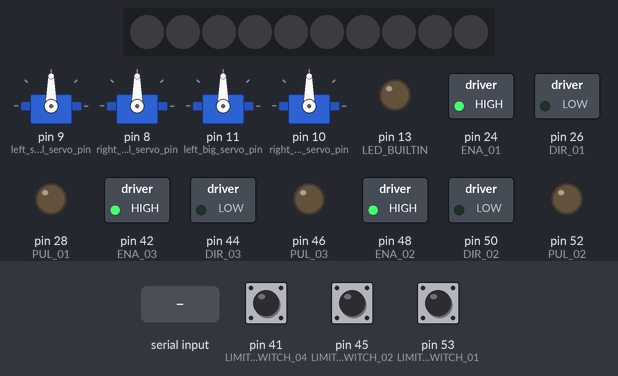
Recording of a sketch running on a simulated Arduino Mega 2560, built with avr-gcc and run on an emulated ATmega2560. On the bench: 4 × servo, 10 RGB LEDs in strip order, left to right, switched loads named in the sketch (green lamp = pin HIGH), output pins drawn as LEDs (lit = HIGH). The inputs (shaded band) are chosen by the test bench; at power-on: pin 45 (LIMIT_SWITCH_02) HIGH, pin 41 (LIMIT_SWITCH_04) HIGH, pin 53 (LIMIT_SWITCH_01) HIGH.

Above: at 1.2 s.
1.3 s: "A" received over the second serial link
At 2.8 s:
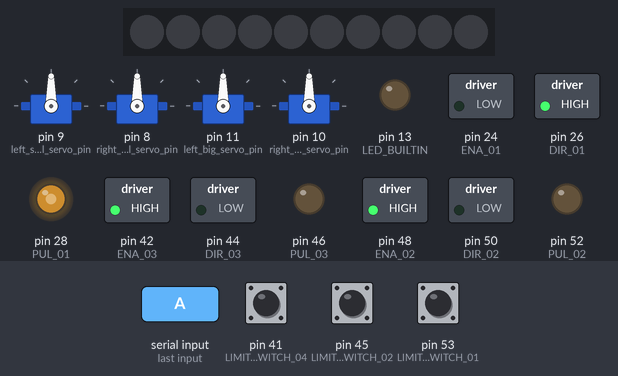
4.3 s: pin 45 (LIMIT_SWITCH_02) pulled LOW for 0.15 s
At 5.5 s:
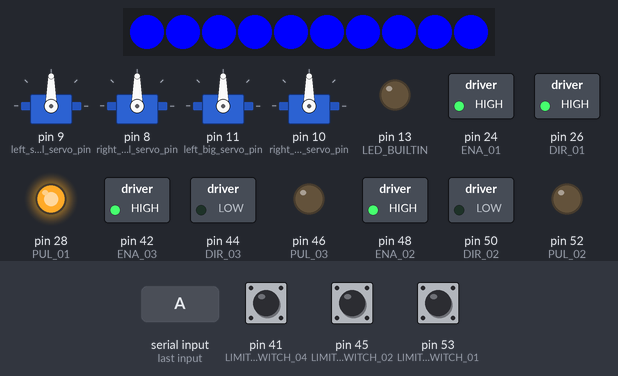
5.9 s: "B" received over the second serial link
At 7.5 s:
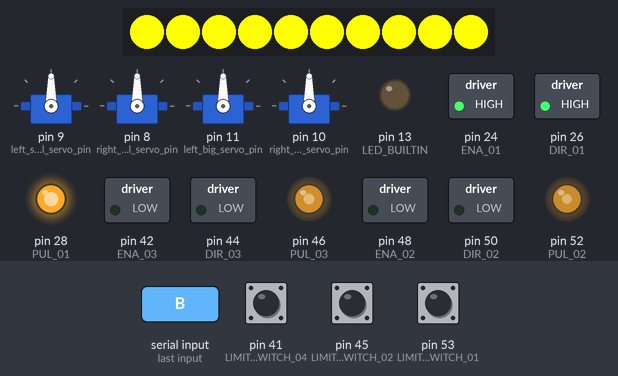
8.9 s: pin 41 (LIMIT_SWITCH_04) pulled LOW for 0.15 s
At 9.3 s:
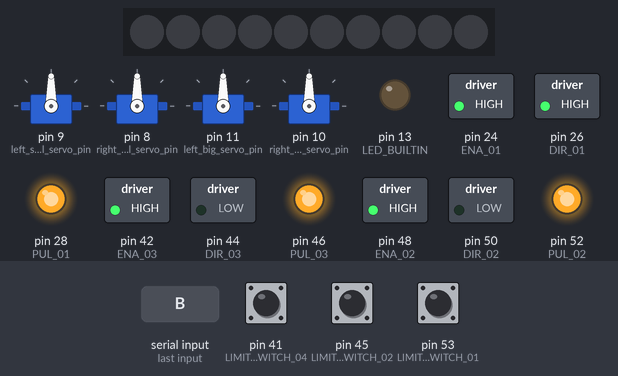
10.5 s: "C" received over the second serial link
At 12.7 s:
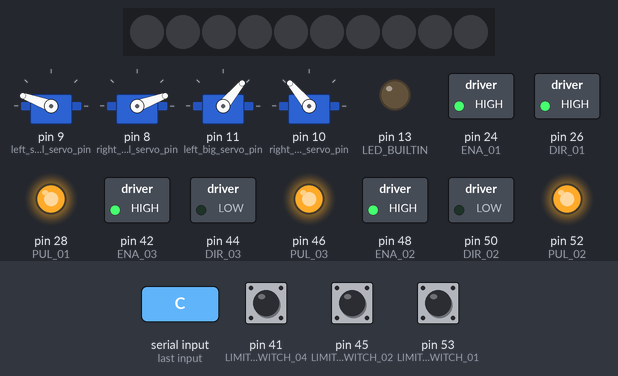
13.5 s: "D" received over the second serial link
At 16.3 s:
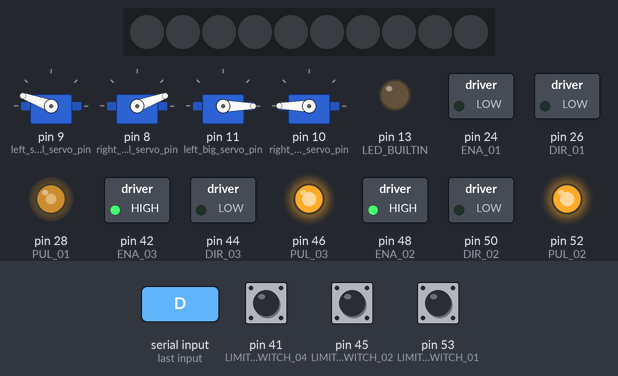
Timing chart, 0 to 17.5 s (numbered marks = the images above; inputs shaded):
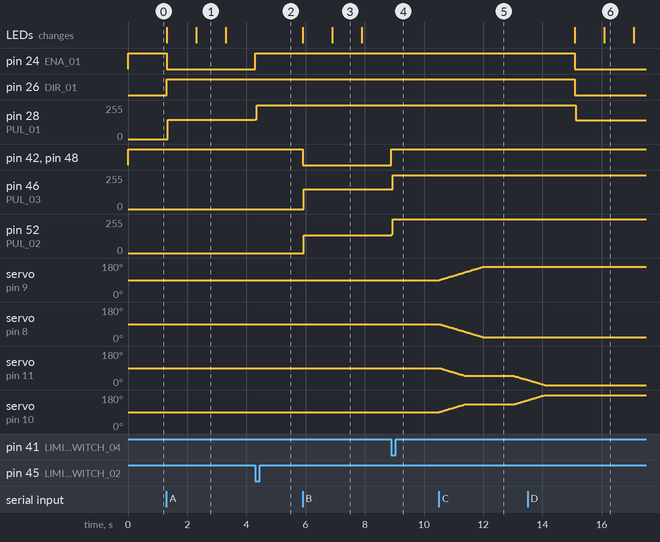

Measured:
- after the input at 1.3 s, pin 24 (ENA_01): HIGH → LOW at once; pin 26 (DIR_01): LOW → HIGH at once; pin 28 (PUL_01): 0/255 → 143/255 at once; the LEDs: first change at once (image 1 shows a later state)
- after the input at 4.3 s, pin 24 (ENA_01): LOW → HIGH at once; pin 28 (PUL_01): 143/255 → 255/255 at once
- after the input at 5.9 s, pin 42 (ENA_03), pin 48 (ENA_02): HIGH → LOW at once; pin 46 (PUL_03): 0/255 → 148/255 at once; pin 52 (PUL_02): 0/255 → 133/255 at once; the LEDs: first change at once (image 3 shows a later state)
- after the input at 8.9 s, pin 42 (ENA_03), pin 48 (ENA_02): LOW → HIGH at once; pin 46 (PUL_03): 148/255 → 255/255 at once; pin 52 (PUL_02): 133/255 → 255/255 at once
- after the input at 10.5 s, servo on pin 9 (left_small_servo_pin): moves from 90° to 160° over 1.5 s, starting at once; servo on pin 8 (right_small_servo_pin): moves from 90° to 20° over 1.5 s, starting at once
- after the input at 13.5 s, pin 24 (ENA_01), pin 26 (DIR_01): HIGH → LOW after 1.6 s; pin 28 (PUL_01): 255/255 → 142/255 after 1.6 s; the LEDs: first change after 1.6 s (image 6 shows a later state)
- what the display in image 1 shows lasts 1.0 s, from 2.3 s to 3.3 s

The sketch:

TARS-Arduino-Systems.ino
```cpp
/**
The stepper motor rotates 6400 steps (a cycle), and reverses 6400 steps (a cycle).
步距角为1.8度的步进电机（小电机），转一圈所用的脉冲数为 n=360/1.8=200个脉冲。
Setup:
we'll use a bipolar stepper motor, 1.8 step angle, 1.7A
-Set current: 1.7A
-Set Micro Step: 32
-Connect a 9-42V DC power supply
Tips:
-When “EN” is Low, the motor is in a free states (Off-line mode). In this mode, you can adjust the motor shaft position manually; when “EN” is High (Vacant), the motor will be in an automatic control mode.
-"Direction" is the motor direction signal pin,
-"PULSE" is the motor pulse signal pin. Once the driver get a pulse, the motor move a step.
**/
#include "FastLED.h"
#include <VarSpeedServo.h>


//Unloading Part Stepper Motor 01
#define PUL_01 28
#define DIR_01 26
#define ENA_01 24
#define LIMIT_SWITCH_01 53  //front limit switch
#define LIMIT_SWITCH_02 45  //back limit switch

//Sliding Part Stepper Motor 02(left)+03(right)
#define PUL_02 52
#define DIR_02 50
#define ENA_02 48
#define PUL_03 46
#define DIR_03 44
#define ENA_03 42
#define LIMIT_SWITCH_03 43  //bottom limit switch
#define LIMIT_SWITCH_04 41  //top limit switch

//Lid Opening Part
//Create servo objects
VarSpeedServo myservo_left_small;//left small servo
VarSpeedServo myservo_right_small;//right small servo
VarSpeedServo myservo_left_big;//left big servo
VarSpeedServo myservo_right_big;//right big servo
int servo_speed = 30;
int left_small_servo_pin = 9;
int right_small_servo_pin = 8;
int left_big_servo_pin = 11;
int right_big_servo_pin = 10;

//LED Strip
#define NUM_LEDS 10
#define LED_STRIP_PIN 40
//Stepper Motor 02
/*
const int ENA_02=5; //define Enable Pin
const int DIR_02=6; //define Direction pin
const int PUL_02=7; //define Pulse pin
*/
//Stop Buttons
//const int BUTTON_01=8; //define Button pin
//const int BUTTON_02=9; //define Button pin
const int rev   = 5;     //revolutions of stepper motor
int step_counts = 0;
int microstep   = 6400; // default:6400
int stop_flag   = 0;
int steps       = 0;    //home position of stepper motors
long previousMillis = 0;//will store last time LED was updated
long interval = 1000;   //interval at which to blink (milliseconds)
int ledState = LOW;     //ledState used to set the LED

CRGB leds[NUM_LEDS];

//class LED_Flashing:
//To Be Continued...

//Lid Opening Part
void servo_init_position(){
  myservo_left_small.write(90, servo_speed);
  myservo_right_small.write(90, servo_speed);
  myservo_left_big.write(90, servo_speed);
  myservo_right_big.write(90, servo_speed);
}
void servo_wait(){
  myservo_left_small.wait();
  myservo_right_small.wait();
  myservo_left_big.wait();
  myservo_right_big.wait();
}
//Lid Opening Part

void setup() {
  Serial3.begin(9600);
  pinMode(LED_BUILTIN, OUTPUT);
  //Unloading Part
  pinMode(LIMIT_SWITCH_01, INPUT_PULLUP);
  pinMode(LIMIT_SWITCH_02, INPUT_PULLUP);
  pinMode(PUL_01, OUTPUT);
  pinMode(DIR_01, OUTPUT);
  pinMode(ENA_01, OUTPUT);

  //Sliding Part
  pinMode(LIMIT_SWITCH_03, INPUT_PULLUP);
  pinMode(LIMIT_SWITCH_04, INPUT_PULLUP);
  pinMode(PUL_02, OUTPUT);//left
  pinMode(DIR_02, OUTPUT);
  pinMode(ENA_02, OUTPUT);
  pinMode(PUL_03, OUTPUT);//right
  pinMode(DIR_03, OUTPUT);
  pinMode(ENA_03, OUTPUT);

  //Lid Opening Part
  myservo_left_small.attach(left_small_servo_pin);
  myservo_right_small.attach(right_small_servo_pin);
  myservo_left_big.attach(left_big_servo_pin);
  myservo_right_big.attach(right_big_servo_pin);

  //FastLED.addLeds<WS2812, LED_STRIP_PIN, GRB>(leds, NUM_LEDS);
  FastLED.addLeds<NEOPIXEL, LED_STRIP_PIN>(leds, NUM_LEDS);

  //start homing procedure of stepper motors at startup
  //home_position();
  //sliding_down();
  //sliding_up();
  ENA_Disabled();
  //steps = 0;
}

void loop() {
    ENA_Disabled();
    // if there's any serial available, read it:
    while(Serial3.available() > 0){
      char inByte(Serial3.read());
        Serial3.println(inByte);
        switch(inByte){
        case 'A':
        unloading_start();
        break;

        case 'B':
        sliding_up();
        ENA_Disabled();
        break;

        case 'C':
        lid_opening();
        break;

        case 'D':
        home_position();
        break;

        case 'E':
        sliding_down();
        ENA_Disabled();
        break;

        case 'F':
        lid_closing();
        break;

        default:
        break;
      }
      }
}
void home_position(){
  while(digitalRead(LIMIT_SWITCH_01)){
  unsigned long currentMillis = millis();
  if(currentMillis - previousMillis > interval) {
    // save the last time you blinked the LED
    previousMillis = currentMillis;
    if(ledState == LOW){
      blue_light_on();
      ledState = HIGH;
      }
    else{
      lights_off();
      ledState = LOW;
      }
    }
    digitalWrite(DIR_01,LOW);// remember to change it back to LOW
    digitalWrite(ENA_01,LOW);
    digitalWrite(PUL_01,LOW);
    delayMicroseconds(50);
    digitalWrite(PUL_01,HIGH);
    delayMicroseconds(50);
    }
}
void unloading_start(){
  while(digitalRead(LIMIT_SWITCH_02)){
  unsigned long currentMillis = millis();
  if(currentMillis - previousMillis > interval) {
    // save the last time you blinked the LED
    previousMillis = currentMillis;
    if(ledState == LOW){
      blue_light_on();
      ledState = HIGH;
      }
    else{
      lights_off();
      ledState = LOW;
      }
    }
    digitalWrite(DIR_01,HIGH);
    digitalWrite(ENA_01,LOW);
    digitalWrite(PUL_01,LOW);
    delayMicroseconds(50);
    digitalWrite(PUL_01,HIGH);
    delayMicroseconds(50);
    }
}

void sliding_down(){
  while(digitalRead(LIMIT_SWITCH_03)){
    digitalWrite(DIR_02,HIGH);//left
    digitalWrite(ENA_02,LOW);
    digitalWrite(PUL_02,LOW);
    digitalWrite(DIR_03,HIGH);//right
    digitalWrite(ENA_03,LOW);
    digitalWrite(PUL_03,LOW);
    delayMicroseconds(50);
    digitalWrite(PUL_02,HIGH);
    digitalWrite(PUL_03,HIGH);
    delayMicroseconds(50);
    }
}

void sliding_up(){
  while(digitalRead(LIMIT_SWITCH_04)){
  unsigned long currentMillis = millis();
  if(currentMillis - previousMillis > interval) {
    // save the last time you blinked the LED
    previousMillis = currentMillis;
    if(ledState == LOW){
      yellow_light_on();
      ledState = HIGH;
      }
    else{
      lights_off();
      ledState = LOW;
      }
    }
    digitalWrite(DIR_02,LOW);//left
    digitalWrite(ENA_02,LOW);
    digitalWrite(PUL_02,LOW);
    digitalWrite(DIR_03,LOW);//right
    digitalWrite(ENA_03,LOW);
    digitalWrite(PUL_03,LOW);
    delayMicroseconds(50);
    digitalWrite(PUL_02,HIGH);//left
    digitalWrite(PUL_03,HIGH);//right
    delayMicroseconds(50);
    }
    /*
  while(!digitalRead(LIMIT_SWITCH_04)){
  unsigned long currentMillis = millis();
  if(currentMillis - previousMillis > interval) {
    // save the last time you blinked the LED
    previousMillis = currentMillis;
    if(ledState == LOW){
      yellow_light_on();
      ledState = HIGH;
      }
    else{
      lights_off();
      ledState = LOW;
      }
    }
    digitalWrite(DIR_02,HIGH);//left
    digitalWrite(ENA_02,LOW);
    digitalWrite(PUL_02,LOW);
    digitalWrite(DIR_03,HIGH);//right
    digitalWrite(ENA_03,LOW);
    digitalWrite(PUL_03,LOW);
    delayMicroseconds(50);
    digitalWrite(PUL_02,HIGH);
    digitalWrite(PUL_03,HIGH);
    delayMicroseconds(50);
    }*/
}

void lid_opening(){
  myservo_left_small.write(160, servo_speed);
  myservo_right_small.write(20, servo_speed);
  myservo_left_big.write(50, servo_speed);
  myservo_right_big.write(130, servo_speed);
  servo_wait();
  delay(1000);
  myservo_left_big.write(0, servo_speed);
  myservo_right_big.write(180, servo_speed);
  servo_wait();;
  delay(1000);
}

void lid_closing(){
  myservo_left_small.write(160, servo_speed);
  myservo_right_small.write(20, servo_speed);
  myservo_left_big.write(50, servo_speed);
  myservo_right_big.write(130, servo_speed);
  servo_wait();
  delay(1000);
  servo_init_position();
  servo_wait();
  delay(1000);
}
void ENA_Disabled(){
  digitalWrite(ENA_01,HIGH);
  digitalWrite(ENA_02,HIGH);
  digitalWrite(ENA_03,HIGH);
}

void stepper_motor_test(int PUL_PIN, int ENA_PIN,int DIR_PIN){
  //Testing code
  for (step_counts=0; step_counts<rev*microstep; step_counts++)    //Forward 6400 steps
    {
    digitalWrite(DIR_PIN,LOW);
    digitalWrite(ENA_PIN,LOW);
    digitalWrite(PUL_PIN,LOW);
    delayMicroseconds(50);
    digitalWrite(PUL_PIN,HIGH);
    delayMicroseconds(50);
    }
  for (step_counts=0; step_counts<rev*microstep; step_counts++)   //Backward 6400 steps
  {
    digitalWrite(DIR_PIN,HIGH);
    digitalWrite(ENA_PIN,LOW);
    digitalWrite(PUL_PIN,LOW);
    delayMicroseconds(50);
    digitalWrite(PUL_PIN,HIGH);
    delayMicroseconds(50);
  }
}

//LED Stips Control
void right_green_light_on(){
  for(int i=0; i<NUM_LEDS-5; i++){
  leds[i] = CRGB::Green;
  }
  FastLED.show();
}

void left_green_light_on(){
  for(int i=5; i<NUM_LEDS; i++){
  leds[i] = CRGB::Green;
  }
  FastLED.show();
}

void green_light_on(){
  for(int i=0; i<NUM_LEDS; i++){
  leds[i] = CRGB::Green;
  }
  FastLED.show();
}
void red_light_stop(){
  for(int i=0; i<NUM_LEDS; i++){
  leds[i] = CRGB::Red;
  }
  FastLED.show();
}

void blue_light_on(){
for(int i=0; i<NUM_LEDS; i++){
  leds[i] = CRGB::Blue;
  }
  FastLED.show();
}

void yellow_light_on(){
for(int i=0; i<NUM_LEDS; i++){
  leds[i] = CRGB::Yellow;
  }
  FastLED.show();
}

void lights_off(){
  for(int i=0; i<NUM_LEDS; i++){
  leds[i] = CRGB::Black;
  }
  FastLED.show();
}

void blue_light_blinking(){
  unsigned long currentMillis = millis();
  if(currentMillis - previousMillis > interval) {
  // save the last time you blinked the LED
  previousMillis = currentMillis;
    if(ledState == LOW){
      blue_light_on();
      ledState = HIGH;
      }
    else{
      lights_off();
      ledState = LOW;
      }
  }
}
```
